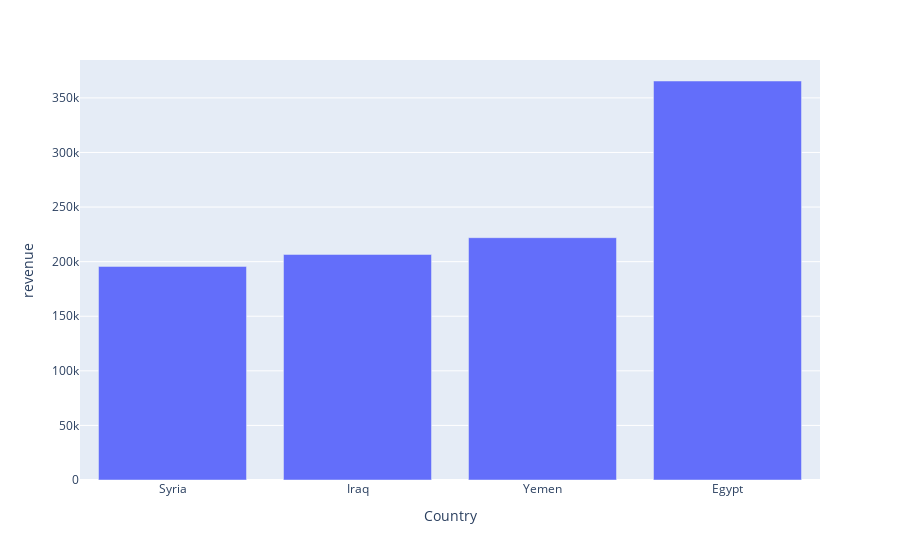

Notebook cell for this chart:
### Code cell
px.bar(df, x='Country', y='revenue')

### Figure 1 — Plotly figure (JSON) as saved in the notebook; plotly's stock layout.template omitted (floating-point values rounded to 4 significant figures)
{"data": [{"alignmentgroup": "True", "hovertemplate": "Country=%{x}<br>revenue=%{y}<extra></extra>", "legendgroup": "", "marker": {"color": "#636efa", "pattern": {"shape": ""}}, "name": "", "offsetgroup": "", "orientation": "v", "showlegend": false, "textposition": "auto", "type": "bar", "x": ["Syria", "Iraq", "Yemen", "Egypt"], "xaxis": "x", "y": [195649, 206611, 221964, 365478], "yaxis": "y"}], "layout": {"barmode": "relative", "legend": {"tracegroupgap": 0}, "margin": {"t": 60}, "xaxis": {"anchor": "y", "domain": [0, 1], "title": {"text": "Country"}}, "yaxis": {"anchor": "x", "domain": [0, 1], "title": {"text": "revenue"}}}}
